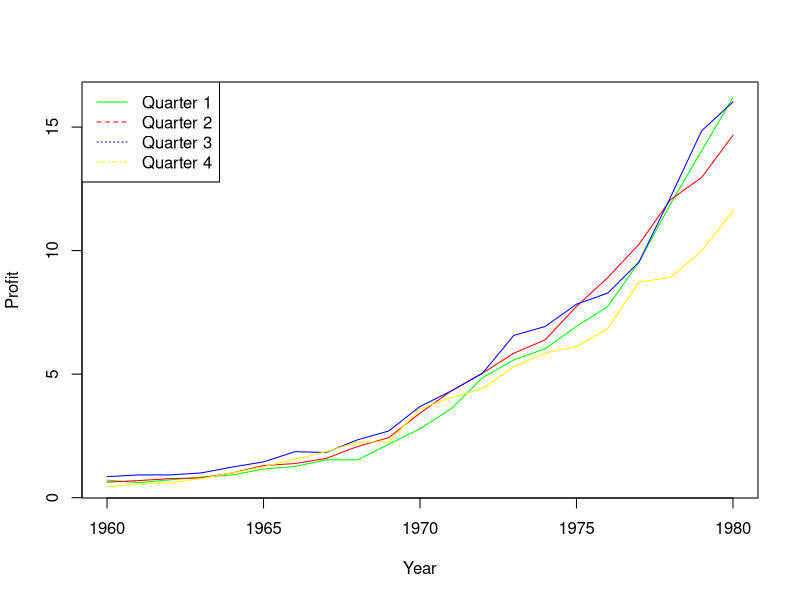

Reproduce this figure in R.
library(datasets)
tmp <- JohnsonJohnson

quarter1 <- numeric(length(tmp) / 4)
quarter2 <- numeric(length(tmp) / 4)
quarter3 <- numeric(length(tmp) / 4)
quarter4 <- numeric(length(tmp) / 4)

for (i in 0:(length(tmp) / 4 - 1)) {
  quarter1[i + 1] <- as.numeric(tmp[4 * i + 1])
  quarter2[i + 1] <- as.numeric(tmp[4 * i + 2])
  quarter3[i + 1] <- as.numeric(tmp[4 * i + 3])
  quarter4[i + 1] <- as.numeric(tmp[4 * i + 4])
}

reg_data <- data.frame(Quarter1 = quarter1, 
                       Quarter2 = quarter2,
                       Quarter3 = quarter3,
                       Quarter4 = quarter4,
                       date = 1960:1980)

plot(reg_data$date, reg_data$Quarter1, col = "green", ylab = "Profit", xlab = 'Year', 'l')
lines(reg_data$date, reg_data$Quarter2, col = "red")
lines(reg_data$date, reg_data$Quarter3, col = "blue")
lines(reg_data$date, reg_data$Quarter4, col = "yellow")
legend("topleft", 
       legend=c("Quarter 1", "Quarter 2", "Quarter 3", "Quarter 4"),
       col=c("green", "red", "blue", "yellow"),
       lty=1:4)


f1 <- lm(Quarter1 ~ date, data = reg_data)
f2 <- lm(Quarter2 ~ date, data = reg_data)
f3 <- lm(Quarter3 ~ date, data = reg_data)
f4 <- lm(Quarter4 ~ date, data = reg_data)
f5 <- lm(Quarter1 + Quarter2 + Quarter3 + Quarter4 ~ date, data = reg_data)


predicted1 <- predict(f1, data.frame(date = 2016))
print(paste0('Quarter 1 - ', predicted1))

predicted2 <- predict(f2, data.frame(date = 2016))
print(paste0('Quarter 2 - ', predicted2))

predicted3 <- predict(f3, data.frame(date = 2016))
print(paste0('Quarter 3 - ', predicted3))

predicted4 <- predict(f4, data.frame(date = 2016))
print(paste0('Quarter 4 - ', predicted4))

predicted5 <- predict(f5, data.frame(date = 2016))
print(paste0('Year - ', predicted5))
